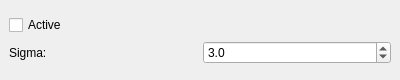
<?xml version="1.0" encoding="UTF-8"?>
<ui version="4.0">
 <class>SharpenWidget</class>
 <widget class="QWidget" name="SharpenWidget">
  <property name="geometry">
   <rect>
    <x>0</x>
    <y>0</y>
    <width>400</width>
    <height>80</height>
   </rect>
  </property>
  <property name="windowTitle">
   <string>Form</string>
  </property>
  <layout class="QVBoxLayout" name="verticalLayout">
   <property name="spacing">
    <number>6</number>
   </property>
   <property name="leftMargin">
    <number>9</number>
   </property>
   <property name="topMargin">
    <number>9</number>
   </property>
   <property name="rightMargin">
    <number>9</number>
   </property>
   <property name="bottomMargin">
    <number>9</number>
   </property>
   <item>
    <layout class="QGridLayout" name="gridLayout">
     <item row="0" column="0">
      <widget class="QCheckBox" name="active_checkbox">
       <property name="toolTip">
        <string>Enable/disable image sharpening</string>
       </property>
       <property name="text">
        <string>Active</string>
       </property>
      </widget>
     </item>
     <item row="1" column="0">
      <widget class="QLabel" name="sigma_label">
       <property name="text">
        <string>Sigma:</string>
       </property>
      </widget>
     </item>
     <item row="1" column="1">
      <widget class="QDoubleSpinBox" name="sigma_spinbox">
       <property name="toolTip">
        <string>Sharpening strength. Higher values create stronger sharpening effects</string>
       </property>
       <property name="decimals">
        <number>1</number>
       </property>
       <property name="minimum">
        <double>0.100000000000000</double>
       </property>
       <property name="maximum">
        <double>10.000000000000000</double>
       </property>
       <property name="singleStep">
        <double>0.100000000000000</double>
       </property>
       <property name="value">
        <double>3.000000000000000</double>
       </property>
      </widget>
     </item>
    </layout>
   </item>
  </layout>
 </widget>
 <resources/>
 <connections/>
</ui> 
